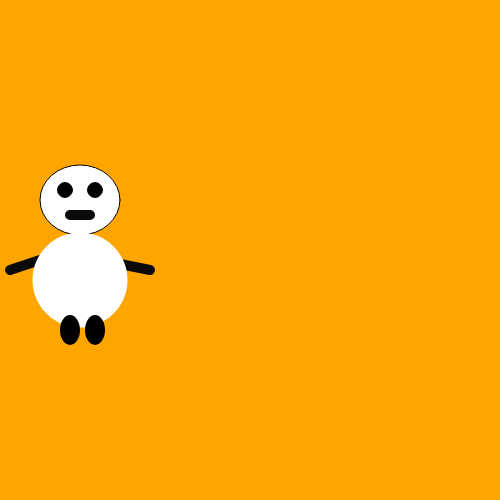
Frame 1 (no input)
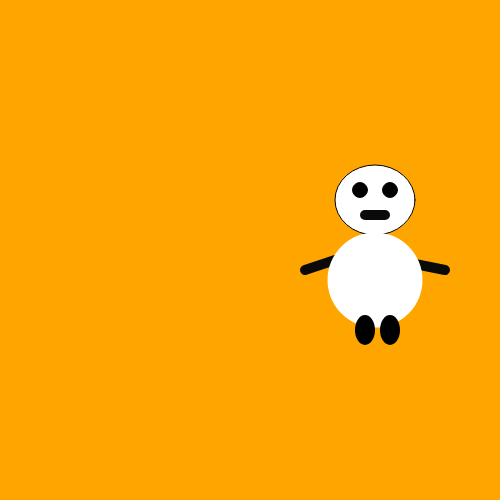
Frame 60 (no input)
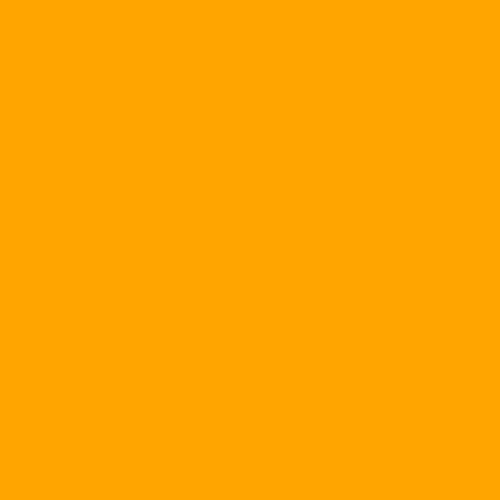
Frame 120 (the mouse pressed at the canvas centre since frame 60)

The p5.js sketch that drew these frames (run headless with seeded random() and noise() and a simulated clock; from frame 60 on, the mouse is pressed at the canvas centre):

// p5.js sketch
// ── sketch.js
let x = 0;

function setup() {
  createCanvas(500, 500);
}

function draw() {
  background('orange');
  push()
  translate(x, -150);
  avatar();

  x += 5;
  if (x > width) {
    x = -600;
  }
  pop();
}

function avatar() {
  fill("#ffffff");
  ellipse(80, 350, 80, 70);

  stroke(10);
  fill(0);
  ellipse(65, 340, 15, 15);
  ellipse(95, 340, 15, 15);
  
  strokeWeight(10);
  line(70, 365, 90, 365);

  line(40, 410, 10, 420);
  line(100, 410, 150, 420);

  fill("#ffffff");
  noStroke();
  ellipse(80, 430, 95, 95);

  fill(0);
  ellipse(70, 480, 20, 30);

  fill(0);
  ellipse(95, 480, 20, 30);
}
